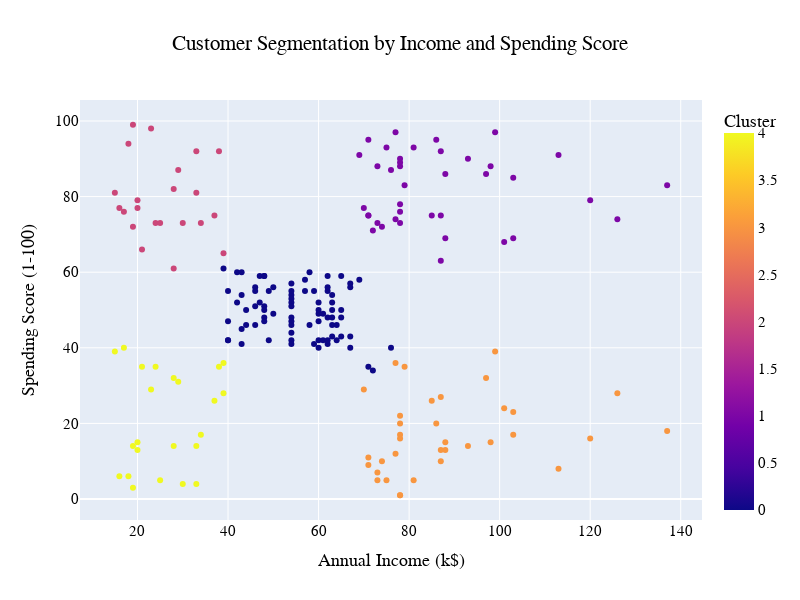

The code cell stored with this chart in its notebook:
### Code cell
import plotly.express as px

# Create a 2D scatter plot
fig = px.scatter(
    data,
    x='Annual Income (k$)',           # X_scaled-axis variable
    y='Spending Score (1-100)',       # Y-axis variable
    color='Cluster',                  # Color by cluster
    title='Customer Segmentation by Income and Spending Score',
    labels={
        'Annual Income (k$)': 'Annual Income (k$)',
        'Spending Score (1-100)': 'Spending Score (1-100)'
    },
    hover_data=['Gender'],            # Show gender on hover
    size_max=25                       # Maximum point size
)

# Customize the layout
fig.update_layout(
    showlegend=True,
    title_x=0.5,
    legend_title_text='Cluster',
    xaxis_title='Annual Income (k$)',
    yaxis_title='Spending Score (1-100)',
    font=dict(size=15,family="Arial",color="Black"),
    width=800,
    height=600
)

# Display the plot
fig.show()

### Figure 1 — Plotly figure (JSON) as saved in the notebook; plotly's stock layout.template omitted (floating-point values rounded to 4 significant figures; data arrays with more than 128 entries replaced by an {"elided": "..."} marker saying what was removed)
{"data": [{"customdata": {"elided": "200x1 str values"}, "hovertemplate": "Annual Income (k$)=%{x}<br>Spending Score (1-100)=%{y}<br>Gender=%{customdata[0]}<br>Cluster=%{marker.color}<extra></extra>", "legendgroup": "", "marker": {"color": {"elided": "200 int values"}, "coloraxis": "coloraxis", "symbol": "circle"}, "mode": "markers", "name": "", "orientation": "v", "showlegend": false, "type": "scatter", "x": {"elided": "200 int values"}, "xaxis": "x", "y": {"elided": "200 int values"}, "yaxis": "y"}], "layout": {"coloraxis": {"colorbar": {"title": {"text": "Cluster"}}, "colorscale": [[0, "#0d0887"], [0.1111, "#46039f"], [0.2222, "#7201a8"], [0.3333, "#9c179e"], [0.4444, "#bd3786"], [0.5556, "#d8576b"], [0.6667, "#ed7953"], [0.7778, "#fb9f3a"], [0.8889, "#fdca26"], [1, "#f0f921"]]}, "font": {"color": "Black", "family": "Arial", "size": 15}, "height": 600, "legend": {"title": {"text": "Cluster"}, "tracegroupgap": 0}, "showlegend": true, "title": {"text": "Customer Segmentation by Income and Spending Score", "x": 0.5}, "width": 800, "xaxis": {"anchor": "y", "domain": [0, 1], "title": {"text": "Annual Income (k$)"}}, "yaxis": {"anchor": "x", "domain": [0, 1], "title": {"text": "Spending Score (1-100)"}}}}
